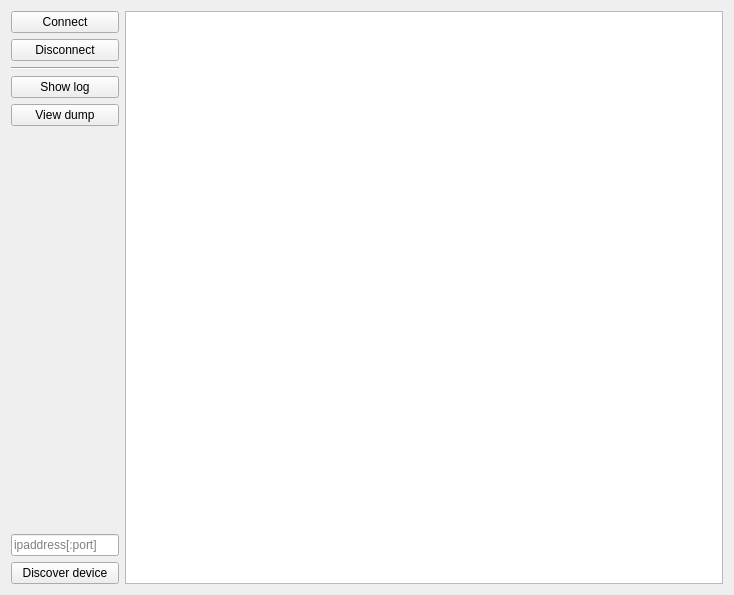
<?xml version="1.0" encoding="UTF-8"?>
<ui version="4.0">
 <class>DeviceListWidget</class>
 <widget class="QWidget" name="DeviceListWidget">
  <property name="geometry">
   <rect>
    <x>0</x>
    <y>0</y>
    <width>734</width>
    <height>595</height>
   </rect>
  </property>
  <property name="windowTitle">
   <string>Remote applications list</string>
  </property>
  <layout class="QHBoxLayout" name="horizontalLayout">
   <item>
    <layout class="QVBoxLayout" name="verticalLayout">
     <item>
      <widget class="QPushButton" name="connectDevice">
       <property name="text">
        <string>Connect</string>
       </property>
      </widget>
     </item>
     <item>
      <widget class="QPushButton" name="disconnectDevice">
       <property name="text">
        <string>Disconnect</string>
       </property>
      </widget>
     </item>
     <item>
      <widget class="Line" name="line">
       <property name="orientation">
        <enum>Qt::Horizontal</enum>
       </property>
      </widget>
     </item>
     <item>
      <widget class="QPushButton" name="showLog">
       <property name="text">
        <string>Show log</string>
       </property>
      </widget>
     </item>
     <item>
      <widget class="QPushButton" name="viewDump">
       <property name="text">
        <string>View dump</string>
       </property>
      </widget>
     </item>
     <item>
      <spacer name="verticalSpacer">
       <property name="orientation">
        <enum>Qt::Vertical</enum>
       </property>
       <property name="sizeHint" stdset="0">
        <size>
         <width>20</width>
         <height>40</height>
        </size>
       </property>
      </spacer>
     </item>
     <item>
      <widget class="QLineEdit" name="ipaddr">
       <property name="sizePolicy">
        <sizepolicy hsizetype="Minimum" vsizetype="Fixed">
         <horstretch>0</horstretch>
         <verstretch>0</verstretch>
        </sizepolicy>
       </property>
       <property name="toolTip">
        <string/>
       </property>
       <property name="maxLength">
        <number>21</number>
       </property>
       <property name="placeholderText">
        <string>ipaddress[:port]</string>
       </property>
      </widget>
     </item>
     <item>
      <widget class="QPushButton" name="discoverDevice">
       <property name="text">
        <string>Discover device</string>
       </property>
      </widget>
     </item>
    </layout>
   </item>
   <item>
    <widget class="QTreeView" name="view">
     <property name="editTriggers">
      <set>QAbstractItemView::NoEditTriggers</set>
     </property>
     <property name="showDropIndicator" stdset="0">
      <bool>false</bool>
     </property>
     <property name="rootIsDecorated">
      <bool>true</bool>
     </property>
     <property name="sortingEnabled">
      <bool>false</bool>
     </property>
    </widget>
   </item>
  </layout>
 </widget>
 <resources>
  <include location="QtIcons.qrc"/>
 </resources>
 <connections/>
</ui>
